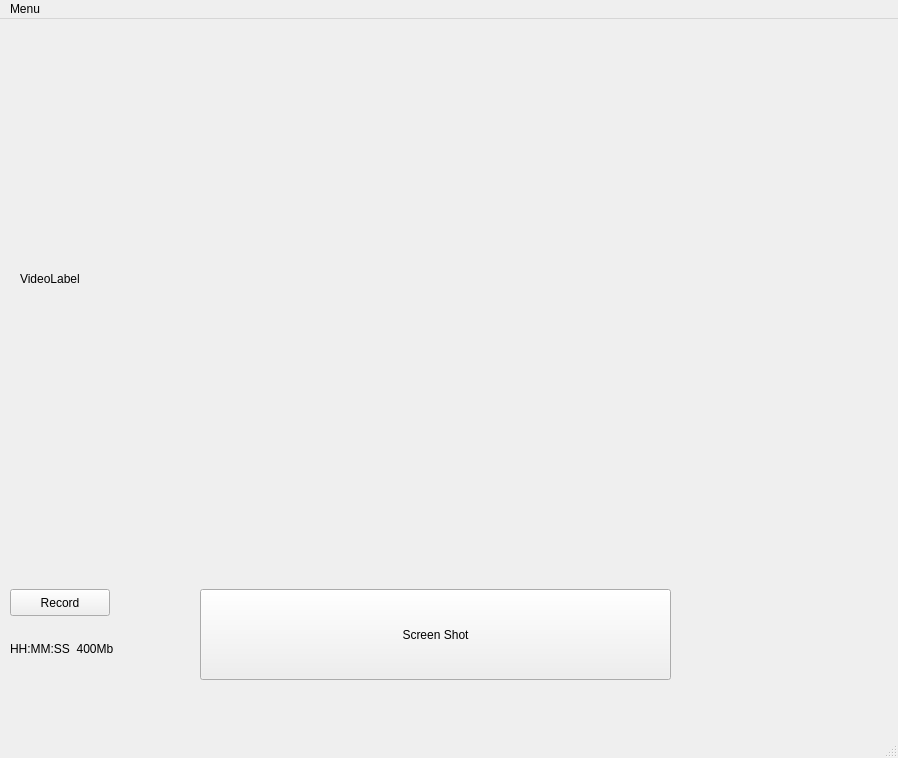
<?xml version="1.0" encoding="UTF-8"?>
<ui version="4.0">
 <class>MainWindow</class>
 <widget class="QMainWindow" name="MainWindow">
  <property name="geometry">
   <rect>
    <x>0</x>
    <y>0</y>
    <width>898</width>
    <height>758</height>
   </rect>
  </property>
  <property name="windowTitle">
   <string>MainWindow</string>
  </property>
  <widget class="QWidget" name="centralwidget">
   <widget class="QPushButton" name="pushButton_2">
    <property name="geometry">
     <rect>
      <x>10</x>
      <y>870</y>
      <width>1021</width>
      <height>27</height>
     </rect>
    </property>
    <property name="text">
     <string>ScreenShot</string>
    </property>
   </widget>
   <widget class="QLabel" name="label">
    <property name="geometry">
     <rect>
      <x>20</x>
      <y>20</y>
      <width>858</width>
      <height>480</height>
     </rect>
    </property>
    <property name="text">
     <string>VideoLabel</string>
    </property>
    <property name="scaledContents">
     <bool>true</bool>
    </property>
   </widget>
   <widget class="QPushButton" name="pushButton">
    <property name="geometry">
     <rect>
      <x>10</x>
      <y>570</y>
      <width>100</width>
      <height>27</height>
     </rect>
    </property>
    <property name="text">
     <string>Record</string>
    </property>
   </widget>
   <widget class="QPushButton" name="pushButton_3">
    <property name="geometry">
     <rect>
      <x>200</x>
      <y>570</y>
      <width>471</width>
      <height>91</height>
     </rect>
    </property>
    <property name="text">
     <string>Screen Shot</string>
    </property>
   </widget>
   <widget class="QLabel" name="label_2">
    <property name="geometry">
     <rect>
      <x>10</x>
      <y>620</y>
      <width>161</width>
      <height>19</height>
     </rect>
    </property>
    <property name="text">
     <string>HH:MM:SS  400Mb</string>
    </property>
   </widget>
  </widget>
  <widget class="QMenuBar" name="menubar">
   <property name="geometry">
    <rect>
     <x>0</x>
     <y>0</y>
     <width>898</width>
     <height>24</height>
    </rect>
   </property>
   <widget class="QMenu" name="menuFile">
    <property name="title">
     <string>Menu</string>
    </property>
    <addaction name="actionWell_Info"/>
    <addaction name="actionUpgrade"/>
    <addaction name="separator"/>
    <addaction name="actionQuit"/>
   </widget>
   <addaction name="menuFile"/>
  </widget>
  <widget class="QStatusBar" name="statusbar"/>
  <action name="actionWell_Info">
   <property name="text">
    <string>Well Info</string>
   </property>
  </action>
  <action name="actionUpgrade">
   <property name="text">
    <string>Upgrade</string>
   </property>
  </action>
  <action name="actionQuit">
   <property name="text">
    <string>Quit</string>
   </property>
  </action>
 </widget>
 <resources/>
 <connections/>
</ui>
